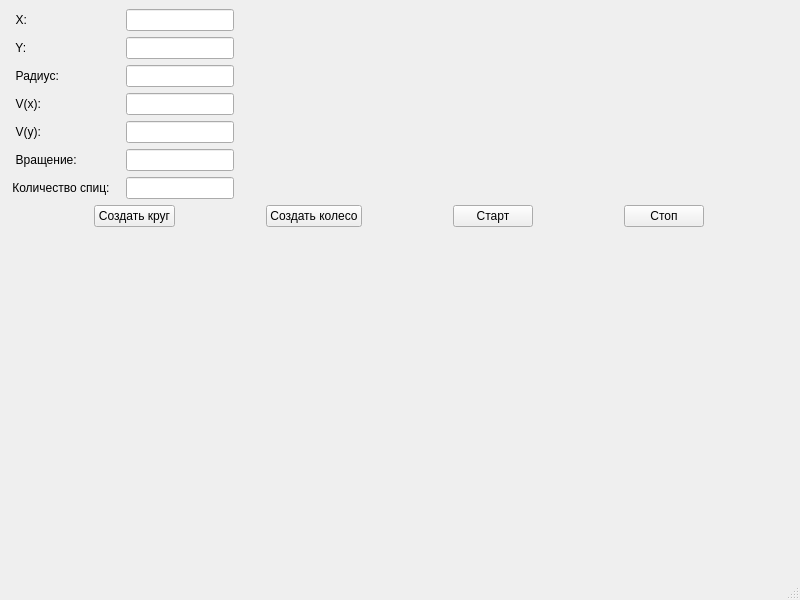
<?xml version="1.0" encoding="UTF-8"?>
<ui version="4.0">
 <class>MainWindow</class>
 <widget class="QMainWindow" name="MainWindow">
  <property name="geometry">
   <rect>
    <x>0</x>
    <y>0</y>
    <width>800</width>
    <height>600</height>
   </rect>
  </property>
  <property name="sizePolicy">
   <sizepolicy hsizetype="Preferred" vsizetype="Preferred">
    <horstretch>0</horstretch>
    <verstretch>0</verstretch>
   </sizepolicy>
  </property>
  <property name="windowTitle">
   <string>MainWindow</string>
  </property>
  <widget class="QWidget" name="centralwidget">
   <layout class="QVBoxLayout" name="verticalLayout">
    <item>
     <layout class="QFormLayout" name="formLayout">
      <item row="0" column="0">
       <widget class="QLabel" name="label">
        <property name="text">
         <string>  X:  </string>
        </property>
       </widget>
      </item>
      <item row="0" column="1">
       <widget class="QLineEdit" name="editX">
        <property name="sizePolicy">
         <sizepolicy hsizetype="Fixed" vsizetype="Fixed">
          <horstretch>0</horstretch>
          <verstretch>0</verstretch>
         </sizepolicy>
        </property>
       </widget>
      </item>
      <item row="1" column="0">
       <widget class="QLabel" name="label_2">
        <property name="text">
         <string>  Y:  </string>
        </property>
       </widget>
      </item>
      <item row="1" column="1">
       <widget class="QLineEdit" name="editY">
        <property name="sizePolicy">
         <sizepolicy hsizetype="Fixed" vsizetype="Fixed">
          <horstretch>0</horstretch>
          <verstretch>0</verstretch>
         </sizepolicy>
        </property>
       </widget>
      </item>
      <item row="2" column="0">
       <widget class="QLabel" name="label_3">
        <property name="text">
         <string>  Радиус:  </string>
        </property>
       </widget>
      </item>
      <item row="2" column="1">
       <widget class="QLineEdit" name="editRadius">
        <property name="sizePolicy">
         <sizepolicy hsizetype="Fixed" vsizetype="Fixed">
          <horstretch>0</horstretch>
          <verstretch>0</verstretch>
         </sizepolicy>
        </property>
       </widget>
      </item>
      <item row="3" column="0">
       <widget class="QLabel" name="label_4">
        <property name="text">
         <string>  V(x):   </string>
        </property>
       </widget>
      </item>
      <item row="3" column="1">
       <widget class="QLineEdit" name="editVx">
        <property name="sizePolicy">
         <sizepolicy hsizetype="Fixed" vsizetype="Fixed">
          <horstretch>0</horstretch>
          <verstretch>0</verstretch>
         </sizepolicy>
        </property>
       </widget>
      </item>
      <item row="4" column="0">
       <widget class="QLabel" name="label_5">
        <property name="text">
         <string>  V(y):   </string>
        </property>
       </widget>
      </item>
      <item row="4" column="1">
       <widget class="QLineEdit" name="editVy">
        <property name="sizePolicy">
         <sizepolicy hsizetype="Fixed" vsizetype="Fixed">
          <horstretch>0</horstretch>
          <verstretch>0</verstretch>
         </sizepolicy>
        </property>
       </widget>
      </item>
      <item row="5" column="0">
       <widget class="QLabel" name="label_7">
        <property name="text">
         <string>  Вращение:   </string>
        </property>
       </widget>
      </item>
      <item row="5" column="1">
       <widget class="QLineEdit" name="editRotationSpeed">
        <property name="sizePolicy">
         <sizepolicy hsizetype="Fixed" vsizetype="Fixed">
          <horstretch>0</horstretch>
          <verstretch>0</verstretch>
         </sizepolicy>
        </property>
       </widget>
      </item>
      <item row="6" column="0">
       <widget class="QLabel" name="label_6">
        <property name="text">
         <string> Количество спиц:   </string>
        </property>
       </widget>
      </item>
      <item row="6" column="1">
       <widget class="QLineEdit" name="editSpokes">
        <property name="sizePolicy">
         <sizepolicy hsizetype="Fixed" vsizetype="Fixed">
          <horstretch>0</horstretch>
          <verstretch>0</verstretch>
         </sizepolicy>
        </property>
       </widget>
      </item>
     </layout>
    </item>
    <item>
     <layout class="QHBoxLayout" name="horizontalLayout">
      <item>
       <widget class="QPushButton" name="btnCreateCircle">
        <property name="sizePolicy">
         <sizepolicy hsizetype="Fixed" vsizetype="Fixed">
          <horstretch>0</horstretch>
          <verstretch>0</verstretch>
         </sizepolicy>
        </property>
        <property name="text">
         <string>Создать круг</string>
        </property>
       </widget>
      </item>
      <item>
       <widget class="QPushButton" name="btnCreateWheel">
        <property name="sizePolicy">
         <sizepolicy hsizetype="Fixed" vsizetype="Fixed">
          <horstretch>0</horstretch>
          <verstretch>0</verstretch>
         </sizepolicy>
        </property>
        <property name="text">
         <string>Создать колесо</string>
        </property>
       </widget>
      </item>
      <item>
       <widget class="QPushButton" name="btnStart">
        <property name="sizePolicy">
         <sizepolicy hsizetype="Fixed" vsizetype="Fixed">
          <horstretch>0</horstretch>
          <verstretch>0</verstretch>
         </sizepolicy>
        </property>
        <property name="text">
         <string>Старт</string>
        </property>
       </widget>
      </item>
      <item>
       <widget class="QPushButton" name="btnStop">
        <property name="sizePolicy">
         <sizepolicy hsizetype="Fixed" vsizetype="Fixed">
          <horstretch>0</horstretch>
          <verstretch>0</verstretch>
         </sizepolicy>
        </property>
        <property name="text">
         <string>Стоп</string>
        </property>
       </widget>
      </item>
     </layout>
    </item>
    <item>
     <widget class="QWidget" name="drawingArea" native="true">
      <property name="sizePolicy">
       <sizepolicy hsizetype="Expanding" vsizetype="Expanding">
        <horstretch>1</horstretch>
        <verstretch>1</verstretch>
       </sizepolicy>
      </property>
     </widget>
    </item>
   </layout>
  </widget>
  <widget class="QStatusBar" name="statusbar"/>
  <widget class="QMenuBar" name="menubar">
   <property name="geometry">
    <rect>
     <x>0</x>
     <y>0</y>
     <width>800</width>
     <height>21</height>
    </rect>
   </property>
  </widget>
 </widget>
 <resources/>
 <connections/>
</ui>
